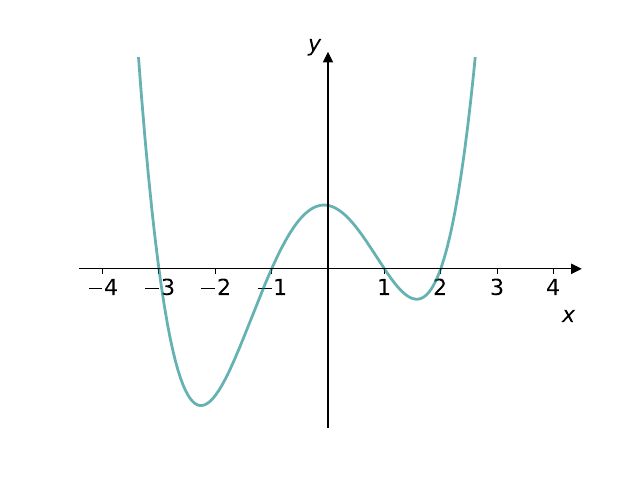

Generate this figure with Python:
import numpy as np
import matplotlib.pyplot as plt

from utils import plot_graph

def f(x):
    return x**4 + x**3 - 7 * x**2 - x + 6

a = -4
b = 4

x = np.linspace(a, b, 1024)

fig, ax = plot_graph(x, f)

plt.ylim(-15, 20)
xticks = list(np.arange(a, b + 1, 1))
xticks.remove(0)
plt.xticks(xticks, fontsize=16)
plt.yticks([])

plt.savefig("fjerdegradsfunksjon.png")

plt.show()
